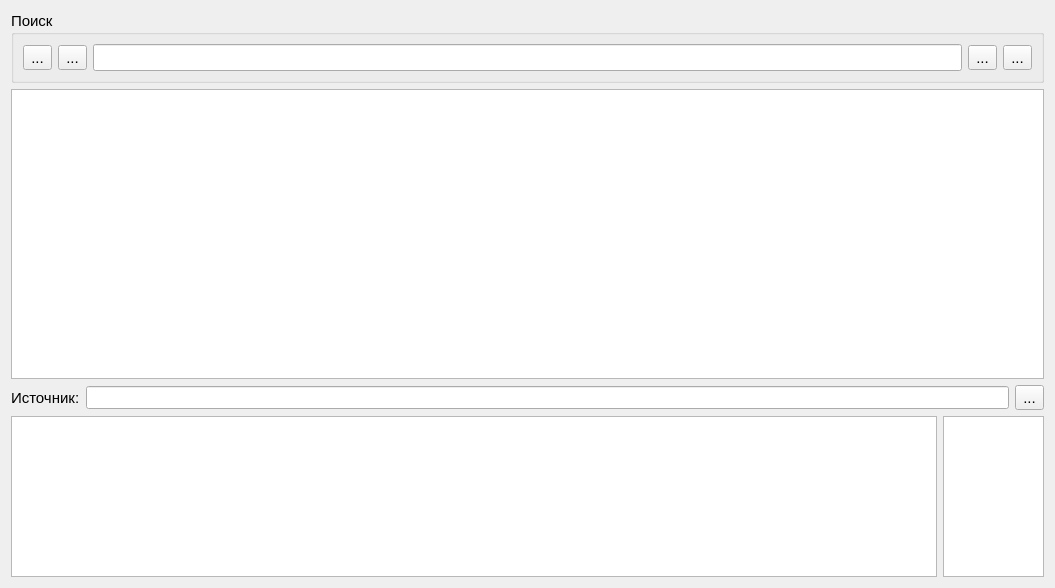
<?xml version="1.0" encoding="UTF-8"?>
<ui version="4.0">
 <class>SearchWindow</class>
 <widget class="QWidget" name="SearchWindow">
  <property name="geometry">
   <rect>
    <x>0</x>
    <y>0</y>
    <width>1055</width>
    <height>588</height>
   </rect>
  </property>
  <property name="font">
   <font>
    <pointsize>11</pointsize>
   </font>
  </property>
  <property name="windowTitle">
   <string>Form</string>
  </property>
  <property name="windowIcon">
   <iconset resource="../../bin/images.qrc">
    <normaloff>:/images/search.png</normaloff>:/images/search.png</iconset>
  </property>
  <layout class="QVBoxLayout" name="verticalLayout">
   <item>
    <widget class="QGroupBox" name="groupBox">
     <property name="title">
      <string>Поиск</string>
     </property>
     <layout class="QHBoxLayout" name="horizontalLayout_4">
      <item>
       <widget class="QToolButton" name="btnCatalogsSelect">
        <property name="text">
         <string>...</string>
        </property>
        <property name="icon">
         <iconset>
          <normalon>:/images/catalog.png</normalon>
         </iconset>
        </property>
        <property name="iconSize">
         <size>
          <width>25</width>
          <height>25</height>
         </size>
        </property>
       </widget>
      </item>
      <item>
       <widget class="QToolButton" name="btnBooksSelect">
        <property name="text">
         <string>...</string>
        </property>
        <property name="icon">
         <iconset>
          <normalon>:/images/book.png</normalon>
         </iconset>
        </property>
        <property name="iconSize">
         <size>
          <width>25</width>
          <height>25</height>
         </size>
        </property>
       </widget>
      </item>
      <item>
       <widget class="QLineEdit" name="edtSearch">
        <property name="font">
         <font>
          <pointsize>12</pointsize>
         </font>
        </property>
       </widget>
      </item>
      <item>
       <widget class="QToolButton" name="btnFind">
        <property name="text">
         <string>...</string>
        </property>
        <property name="icon">
         <iconset>
          <normalon>:/images/search2.png</normalon>
         </iconset>
        </property>
        <property name="iconSize">
         <size>
          <width>25</width>
          <height>25</height>
         </size>
        </property>
       </widget>
      </item>
      <item>
       <widget class="QToolButton" name="btnFindChapters">
        <property name="text">
         <string>...</string>
        </property>
        <property name="icon">
         <iconset>
          <normalon>:/images/labels.png</normalon>
         </iconset>
        </property>
        <property name="iconSize">
         <size>
          <width>25</width>
          <height>25</height>
         </size>
        </property>
       </widget>
      </item>
     </layout>
    </widget>
   </item>
   <item>
    <layout class="QHBoxLayout" name="horizontalLayout_2">
     <item>
      <widget class="QTextBrowser" name="edtText">
       <property name="sizeAdjustPolicy">
        <enum>QAbstractScrollArea::AdjustToContents</enum>
       </property>
      </widget>
     </item>
    </layout>
   </item>
   <item>
    <layout class="QHBoxLayout" name="horizontalLayout_3">
     <item>
      <widget class="QLabel" name="label">
       <property name="text">
        <string>Источник:</string>
       </property>
      </widget>
     </item>
     <item>
      <widget class="QLineEdit" name="edtSource">
       <property name="font">
        <font>
         <pointsize>10</pointsize>
        </font>
       </property>
      </widget>
     </item>
     <item>
      <widget class="QToolButton" name="btnFont">
       <property name="text">
        <string>...</string>
       </property>
       <property name="icon">
        <iconset resource="../../bin/images.qrc">
         <normaloff>:/images/font.png</normaloff>:/images/font.png</iconset>
       </property>
       <property name="iconSize">
        <size>
         <width>22</width>
         <height>22</height>
        </size>
       </property>
      </widget>
     </item>
    </layout>
   </item>
   <item>
    <layout class="QHBoxLayout" name="horizontalLayout">
     <item>
      <widget class="QListWidget" name="lstResults">
       <property name="sizePolicy">
        <sizepolicy hsizetype="Expanding" vsizetype="Minimum">
         <horstretch>0</horstretch>
         <verstretch>0</verstretch>
        </sizepolicy>
       </property>
       <property name="minimumSize">
        <size>
         <width>0</width>
         <height>161</height>
        </size>
       </property>
       <property name="maximumSize">
        <size>
         <width>16777215</width>
         <height>161</height>
        </size>
       </property>
       <property name="font">
        <font>
         <pointsize>10</pointsize>
        </font>
       </property>
      </widget>
     </item>
     <item>
      <widget class="QListWidget" name="lstText">
       <property name="maximumSize">
        <size>
         <width>101</width>
         <height>161</height>
        </size>
       </property>
      </widget>
     </item>
    </layout>
   </item>
  </layout>
  <action name="actionFind">
   <property name="icon">
    <iconset resource="../../bin/images.qrc">
     <normaloff>:/images/search2.png</normaloff>:/images/search2.png</iconset>
   </property>
   <property name="text">
    <string>Поиск по текстам</string>
   </property>
   <property name="toolTip">
    <string>Поиск по текстам</string>
   </property>
   <property name="shortcut">
    <string>Ctrl+T</string>
   </property>
  </action>
  <action name="actionFindChapters">
   <property name="icon">
    <iconset resource="../../bin/images.qrc">
     <normaloff>:/images/labels.png</normaloff>:/images/labels.png</iconset>
   </property>
   <property name="text">
    <string>Поиск по заголовкам</string>
   </property>
   <property name="toolTip">
    <string>Поиск по заголовкам</string>
   </property>
   <property name="shortcut">
    <string>Ctrl+O</string>
   </property>
  </action>
  <action name="action_books_select">
   <property name="icon">
    <iconset resource="../../bin/images.qrc">
     <normaloff>:/images/book.png</normaloff>:/images/book.png</iconset>
   </property>
   <property name="text">
    <string>...</string>
   </property>
   <property name="toolTip">
    <string>Выбор книг для поиска</string>
   </property>
  </action>
  <action name="actionFont">
   <property name="icon">
    <iconset resource="../../bin/images.qrc">
     <normaloff>:/images/font.png</normaloff>:/images/font.png</iconset>
   </property>
   <property name="text">
    <string>Выбор шрифта</string>
   </property>
   <property name="toolTip">
    <string>Выбор шрифта</string>
   </property>
   <property name="shortcut">
    <string>Ctrl+T</string>
   </property>
  </action>
  <action name="action_catalogs_select">
   <property name="icon">
    <iconset resource="../../bin/images.qrc">
     <normaloff>:/images/catalog.png</normaloff>:/images/catalog.png</iconset>
   </property>
   <property name="text">
    <string>Выбор каталогов для поиска</string>
   </property>
   <property name="toolTip">
    <string>Выбор каталогов для поиска</string>
   </property>
  </action>
 </widget>
 <resources>
  <include location="../../bin/images.qrc"/>
 </resources>
 <connections/>
</ui>
